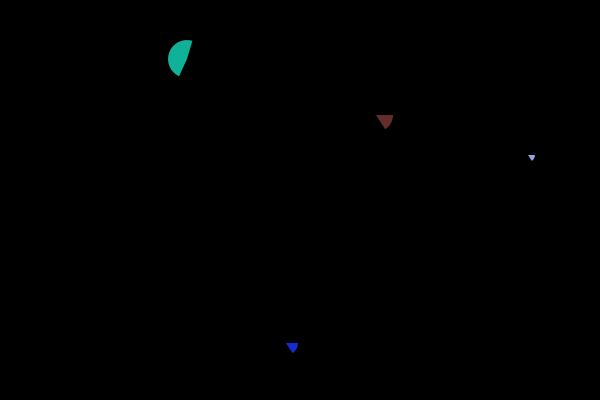
Frame 1 (no input)
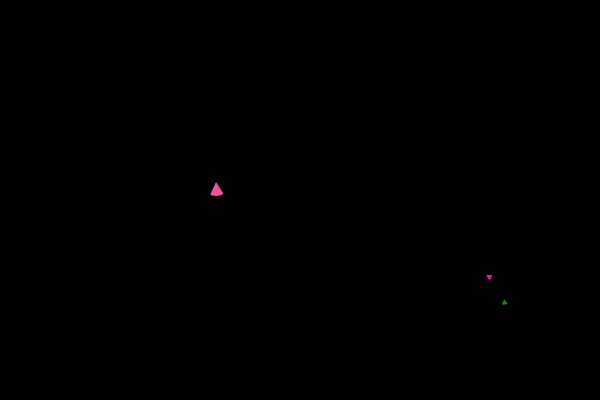
Frame 60 (the mouse pressed at the canvas centre just before this capture)
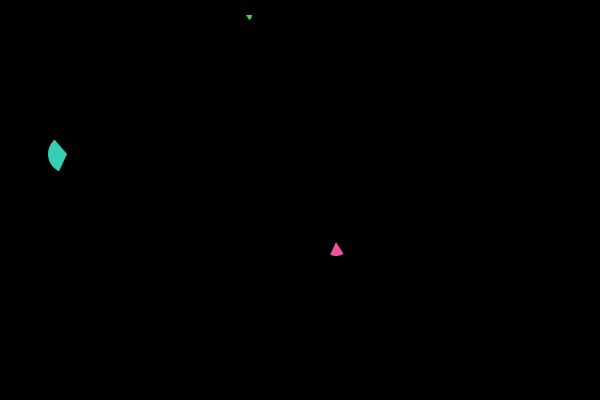
Frame 120 (the mouse held since frame 60 and released just before this capture)

The Processing sketch that drew these frames (run headless with seeded random() and noise(); from frame 60 on, the mouse is pressed at the canvas centre):

// Processing sketch: processing_140341
// ── processing_140341.pde

//Hyun Doug Kim 
//copyright 2014

final int MAX_FIGS = 10;

float  [ ] xVals;
float  [ ] yVals;
float  [ ] dimVals;
float  [ ] deltaX;
float  [ ] deltaY;

color  [ ] colorVals;

void setup( )
{
  size( 600, 400 );
  noStroke( );
  rectMode( CENTER );
  frameRate( 24 );
  smooth( );
  
  xVals        = new float[ MAX_FIGS ];
  initFloatArray( xVals, 50, width-50 );
  
  yVals        = new float[ MAX_FIGS ];
  initFloatArray( yVals, 50, height-50 );
  
  dimVals      = new float[ MAX_FIGS ];
  initFloatArray( dimVals, 10, 70 );
  
  deltaX = new float[ MAX_FIGS ];
  initFloatArray( deltaX, 1, 10 );
  
  deltaY = new float[ MAX_FIGS ];
  initFloatArray( deltaY, 1, 10 );
  
  colorVals    = new color[ MAX_FIGS ];
  initColorArray( colorVals ); 
  
}

void initFloatArray ( float [ ] anyFloatArray, int minVal, int maxVal  )
{
  for (int i = 0; i < anyFloatArray.length; i++)
  {
    anyFloatArray [i] = int(random (minVal, maxVal));
  }
}

void initColorArray( color [ ] anyColorArray)
{
  for (int i = 0; i < anyColorArray.length; i++)
  {
    anyColorArray [i] = color ( random(255), random(255), random(255));
  }
}

void draw( )
{
   background( 0 );
   moveFigures( );
   //moveFigures(); YOU GET TO MAKE THIS <3
   drawFigures( ); 
}

void moveFigures( )
{  
  for( int i = 0; i < dimVals.length; i++)
  {
    xVals[i] = xVals[i]+deltaX[i];
    yVals[i] = yVals[i]+deltaY[i];
    if ( xVals[i] > width || xVals[i] < 0 )
    {
       deltaX [i] = -deltaX [i];
       colorVals[i] = color( random( 255 ), random( 255 ), random( 255 ) );
    }
    if ( yVals[i] > height || yVals[i] < 0 )
    {
       deltaY [i] = -deltaY [i];
       colorVals[i] = color( random( 255 ), random( 255 ), random( 255 ) );
    }
   
  }
}

void drawFigures( )
{
  for( int i = 0; i < dimVals.length; i++)
  {
    fill( colorVals[i] );
    if( i %2 == 0 )  // even index
    {
      arc( xVals[i], yVals[i], dimVals[i], dimVals[i], xVals[i]%2, yVals[i]%2 );
    }
    else  // odd index
    {
      arc( xVals[i], yVals[i], dimVals[i], dimVals[i], xVals [i]%5, yVals[i] %6 );      
    }
  }  
}

void keyPressed()
{
  if (key == ' ')
  {
    setup();
  }
  else
  {
    exit();
  }
}
